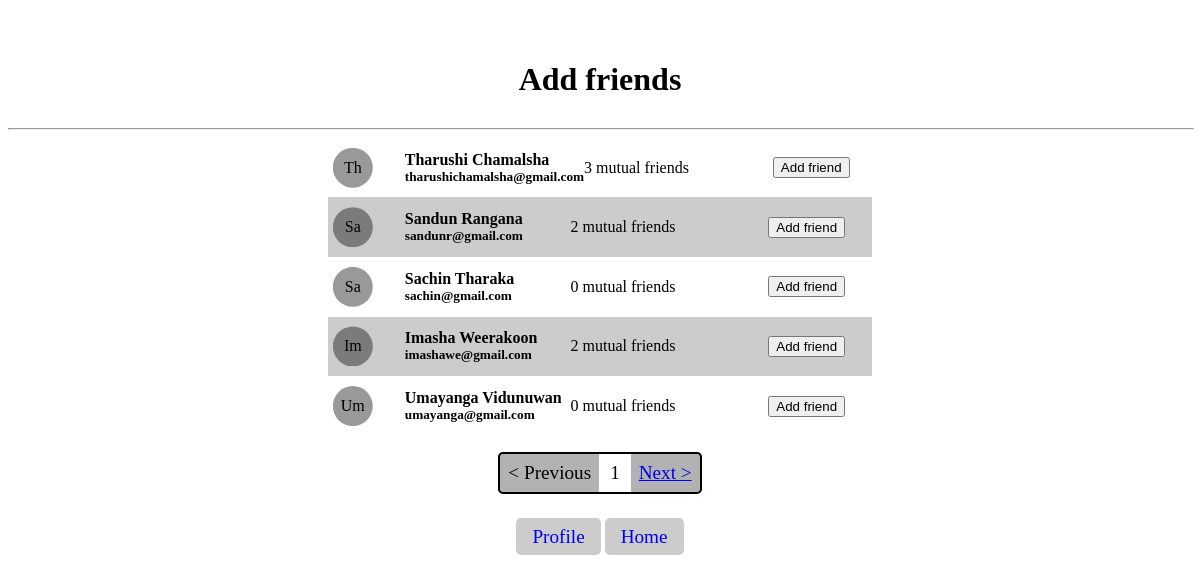
Page /addFriends.php?page=1 (signed in) on the committed database.
### tables this page shows
CREATE TABLE IF NOT EXISTS `users` (
  `name` text NOT NULL,
  `email` text NOT NULL,
  `username` text NOT NULL,
  `password` text NOT NULL,
  `time` timestamp NOT NULL DEFAULT CURRENT_TIMESTAMP,
  PRIMARY KEY (`email`(50)),
  UNIQUE KEY `Username` (`username`(50))
);

### php/friends.php (called while the page is built, shortened)
<?php include "db.php"; ?>
<?php
  function execute($query){
    global $conn;
    $result = $conn->query($query);
    return $result;
  }
  function getMutualFriendsCount($email, $person){
    $query = "SELECT email FROM users WHERE email IN (SELECT friendEmail FROM friends WHERE email=\"$person\") AND email IN (SELECT friendEmail FROM friends WHERE email=\"$email\")";
    $res = execute($query);
    return $res->num_rows;
  }
?>

### addFriends.php (the view, shortened to what this page needs)
<?php include "php/db.php" ?>
<?php include "php/friends.php" ?>
<?php
  $page = $_REQUEST["page"];
  $start = 5*($page - 1);
  if(empty($_SESSION["email"])){
    header("Location: index.php");
  }else{
    $email = $_SESSION["email"];
    $q = "SELECT name,email FROM users WHERE email NOT IN (SELECT friendEmail FROM friends WHERE email=\"$email\") AND email<>\"$email\"";
    $qRes = execute($q);
    $rows = $qRes->num_rows;
    $lastPage = ceil($rows/5);
    function displayPeople(){
      global $email, $start;
      $q = "SELECT name,email FROM users WHERE email NOT IN (SELECT friendEmail FROM friends WHERE email=\"$email\") AND email<>\"$email\" LIMIT $start , 5";
      $result = execute($q);
      while($person = $result->fetch_assoc()){
        $personName = $person["name"];
        $personEmail = $person["email"];
        $dpName = $personName[0].$personName[1];
        $mutualCount = getMutualFriendsCount($email, $personEmail);
        $personElement = "
          <div class=\"friend\">
            <div class=\"friend-dp\">$dpName</div>
            <div class=\"name-email\">
              <h4>$personName</h4>
              <h5>$personEmail</h5>
            </div>
            <p>$mutualCount mutual friends</p>
            <a href=\"php/addFriend.php?email=$email&friend=$personEmail\"><button>Add friend</button></a>
          </div>
        ";
        echo $personElement;
      }
    }
  }
?>
<!DOCTYPE html>
<html lang="en">
<head>
</head>
<body>
    <h1>Add friends</h1>
    <hr width="100%">
    <div class="friends-section">
      <?php displaypeople(); ?>
      <div class="padination">
        <div><a <?php echo $page!=1?"href=addFriends.php?page=".($page-1)."":""; ?>>&lt; Previous</a></div>
        <div><?php echo $page; ?></div>
        <div><a <?php echo $page!=$lastPage?"href=addFriends.php?page=".($page+1)."":""; ?>>Next &gt;</a></div>
      </div>
      <div style="margin-top: 2rem;">
        <a href="profile.php" class="link">Profile</a>
        <a href="index.php" class="link">Home</a>
      </div>
    </div>
</body>
</html>

### addFriends.php (style rules this page uses)
body { text-align: center; display: grid; align-items: center; padding-top: 2rem; }
.link { padding: 0.5rem 1rem; margin-top: 2rem; background: rgba(0,0,0,0.2); font-size: 1.2rem; border-radius: 5px; cursor: pointer; text-decoration:none; max-width: max-content; }
.friends-section { display: grid; padding: 0 20rem; }
.friends-section .friend { display: grid; grid-template-columns: 1fr 10fr 10fr 5fr; align-items: center; text-align:start; padding: 0.3rem; }
.friends-section .friend:nth-child(2n) { background: rgba(0,0,0,0.2); }
.friends-section .friend .name-email { margin-left: 2rem; }
.friends-section .friend h4,h5 { margin: 0; }
.friend-dp { width: 2.5rem; height: 2.5rem; clip-path: circle(); background-color: rgba(0,0,0,0.4); display: grid; align-items: center; text-align: center; }
.padination { display: flex; max-width: max-content; border: solid 2px black; border-radius: 5px; margin-left: auto; margin-right: auto; margin-top: 1rem; }
.padination div { padding: 0.5rem; border: none; cursor: pointer; background: rgba(0,0,0,0.3); font-size: 1.2rem; }
.padination div:nth-child(2) { margin: 0 3px; background: white; }

### rows in the picture
users: name "Th", name "Tharushi Chamalsha", email "tharushichamalsha@gmail.com", mutualCount "3"
users: name "Sa", name "Sandun Rangana", email "sandunr@gmail.com", mutualCount "2"
users: name "Sa", name "Sachin Tharaka", email "sachin@gmail.com", mutualCount "0"
users: name "Im", name "Imasha Weerakoon", email "imashawe@gmail.com", mutualCount "2"
users: name "Um", name "Umayanga Vidunuwan", email "umayanga@gmail.com", mutualCount "0"

### other values in the picture
$page "1"
